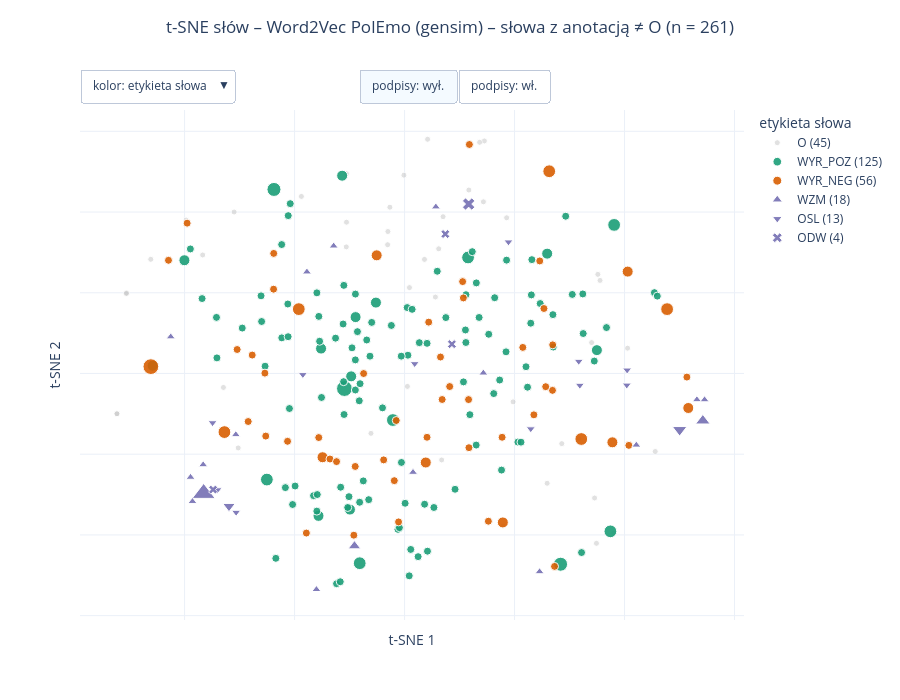

The code cell stored with this chart in its notebook:
### Markdown cell above
### 2.4 Word2Vec PolEmo – tylko słowa z anotacją

### Code cell
show_tsne("w2v_polemo", "annotated")
